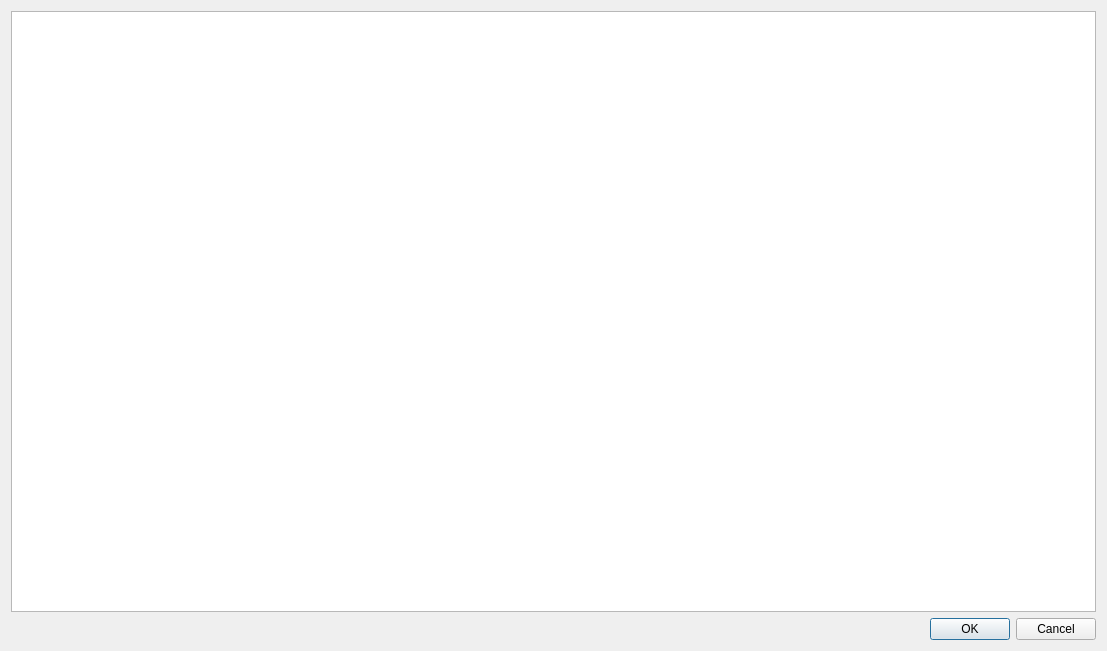
<?xml version="1.0" encoding="UTF-8"?>
<ui version="4.0">
 <class>MemoryWindow</class>
 <widget class="QDialog" name="MemoryWindow">
  <property name="geometry">
   <rect>
    <x>0</x>
    <y>0</y>
    <width>1107</width>
    <height>651</height>
   </rect>
  </property>
  <property name="windowTitle">
   <string>Memory</string>
  </property>
  <property name="locale">
   <locale language="English" country="UnitedStates"/>
  </property>
  <layout class="QVBoxLayout" name="verticalLayout">
   <item>
    <widget class="QTableView" name="tableView">
     <property name="editTriggers">
      <set>QAbstractItemView::DoubleClicked</set>
     </property>
     <attribute name="horizontalHeaderVisible">
      <bool>true</bool>
     </attribute>
     <attribute name="verticalHeaderVisible">
      <bool>true</bool>
     </attribute>
    </widget>
   </item>
   <item>
    <widget class="QDialogButtonBox" name="buttonBox">
     <property name="orientation">
      <enum>Qt::Horizontal</enum>
     </property>
     <property name="standardButtons">
      <set>QDialogButtonBox::Cancel|QDialogButtonBox::Ok</set>
     </property>
    </widget>
   </item>
  </layout>
 </widget>
 <resources/>
 <connections>
  <connection>
   <sender>buttonBox</sender>
   <signal>accepted()</signal>
   <receiver>MemoryWindow</receiver>
   <slot>accept()</slot>
   <hints>
    <hint type="sourcelabel">
     <x>248</x>
     <y>254</y>
    </hint>
    <hint type="destinationlabel">
     <x>157</x>
     <y>274</y>
    </hint>
   </hints>
  </connection>
  <connection>
   <sender>buttonBox</sender>
   <signal>rejected()</signal>
   <receiver>MemoryWindow</receiver>
   <slot>reject()</slot>
   <hints>
    <hint type="sourcelabel">
     <x>316</x>
     <y>260</y>
    </hint>
    <hint type="destinationlabel">
     <x>286</x>
     <y>274</y>
    </hint>
   </hints>
  </connection>
 </connections>
</ui>
